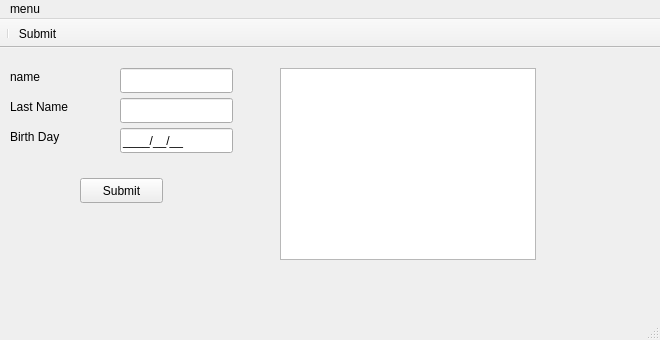
<?xml version="1.0" encoding="UTF-8"?>
<ui version="4.0">
 <class>MainWindow</class>
 <widget class="QMainWindow" name="MainWindow">
  <property name="geometry">
   <rect>
    <x>0</x>
    <y>0</y>
    <width>660</width>
    <height>340</height>
   </rect>
  </property>
  <property name="windowTitle">
   <string>MainWindow</string>
  </property>
  <widget class="QWidget" name="centralwidget">
   <widget class="QPushButton" name="SubmitButton">
    <property name="geometry">
     <rect>
      <x>80</x>
      <y>130</y>
      <width>83</width>
      <height>25</height>
     </rect>
    </property>
    <property name="cursor">
     <cursorShape>ArrowCursor</cursorShape>
    </property>
    <property name="mouseTracking">
     <bool>false</bool>
    </property>
    <property name="toolTip">
     <string>submits your information</string>
    </property>
    <property name="statusTip">
     <string>submits your information</string>
    </property>
    <property name="whatsThis">
     <string>submits your information</string>
    </property>
    <property name="text">
     <string>Submit</string>
    </property>
    <property name="icon">
     <iconset theme="document-new"/>
    </property>
    <property name="flat">
     <bool>false</bool>
    </property>
   </widget>
   <widget class="QLabel" name="nameLabel">
    <property name="geometry">
     <rect>
      <x>10</x>
      <y>20</y>
      <width>62</width>
      <height>17</height>
     </rect>
    </property>
    <property name="text">
     <string>name</string>
    </property>
   </widget>
   <widget class="QLabel" name="lastNameLabel">
    <property name="geometry">
     <rect>
      <x>10</x>
      <y>50</y>
      <width>151</width>
      <height>17</height>
     </rect>
    </property>
    <property name="text">
     <string>Last Name</string>
    </property>
   </widget>
   <widget class="QLabel" name="birhtDayLabel">
    <property name="geometry">
     <rect>
      <x>10</x>
      <y>80</y>
      <width>101</width>
      <height>17</height>
     </rect>
    </property>
    <property name="text">
     <string>Birth Day</string>
    </property>
   </widget>
   <widget class="QLineEdit" name="birthDayLineEdit">
    <property name="geometry">
     <rect>
      <x>120</x>
      <y>80</y>
      <width>113</width>
      <height>25</height>
     </rect>
    </property>
    <property name="inputMask">
     <string>0000/00/00;_</string>
    </property>
    <property name="dragEnabled">
     <bool>false</bool>
    </property>
   </widget>
   <widget class="QLineEdit" name="nameLineEdit">
    <property name="geometry">
     <rect>
      <x>120</x>
      <y>20</y>
      <width>113</width>
      <height>25</height>
     </rect>
    </property>
    <property name="text">
     <string/>
    </property>
   </widget>
   <widget class="QLineEdit" name="lastNameLineEdit">
    <property name="geometry">
     <rect>
      <x>120</x>
      <y>50</y>
      <width>113</width>
      <height>25</height>
     </rect>
    </property>
   </widget>
   <widget class="TextBrowser" name="informationTextBrowser">
    <property name="geometry">
     <rect>
      <x>280</x>
      <y>20</y>
      <width>256</width>
      <height>192</height>
     </rect>
    </property>
    <property name="readOnly">
     <bool>true</bool>
    </property>
   </widget>
  </widget>
  <widget class="QMenuBar" name="menubar">
   <property name="geometry">
    <rect>
     <x>0</x>
     <y>0</y>
     <width>660</width>
     <height>22</height>
    </rect>
   </property>
   <widget class="QMenu" name="menumenu">
    <property name="title">
     <string>menu</string>
    </property>
    <addaction name="submitAction"/>
   </widget>
   <addaction name="menumenu"/>
  </widget>
  <widget class="QStatusBar" name="statusbar"/>
  <widget class="QToolBar" name="toolBar">
   <property name="windowTitle">
    <string>toolBar</string>
   </property>
   <property name="movable">
    <bool>false</bool>
   </property>
   <attribute name="toolBarArea">
    <enum>TopToolBarArea</enum>
   </attribute>
   <attribute name="toolBarBreak">
    <bool>false</bool>
   </attribute>
   <addaction name="separator"/>
   <addaction name="submitAction"/>
  </widget>
  <action name="submitAction">
   <property name="icon">
    <iconset resource="resources.qrc">
     <normaloff>:/icons/files/icons/icons/blog.png</normaloff>:/icons/files/icons/icons/blog.png</iconset>
   </property>
   <property name="text">
    <string>Submit</string>
   </property>
  </action>
 </widget>
 <customwidgets>
  <customwidget>
   <class>TextBrowser</class>
   <extends>QTextBrowser</extends>
   <header location="global">textbrowser.h</header>
  </customwidget>
 </customwidgets>
 <resources>
  <include location="resources.qrc"/>
 </resources>
 <connections>
  <connection>
   <sender>SubmitButton</sender>
   <signal>clicked()</signal>
   <receiver>informationTextBrowser</receiver>
   <slot>clear()</slot>
   <hints>
    <hint type="sourcelabel">
     <x>133</x>
     <y>205</y>
    </hint>
    <hint type="destinationlabel">
     <x>300</x>
     <y>257</y>
    </hint>
   </hints>
  </connection>
  <connection>
   <sender>SubmitButton</sender>
   <signal>clicked()</signal>
   <receiver>MainWindow</receiver>
   <slot>submitInformation()</slot>
   <hints>
    <hint type="sourcelabel">
     <x>102</x>
     <y>203</y>
    </hint>
    <hint type="destinationlabel">
     <x>84</x>
     <y>266</y>
    </hint>
   </hints>
  </connection>
 </connections>
 <slots>
  <slot>submitInformation()</slot>
 </slots>
</ui>
